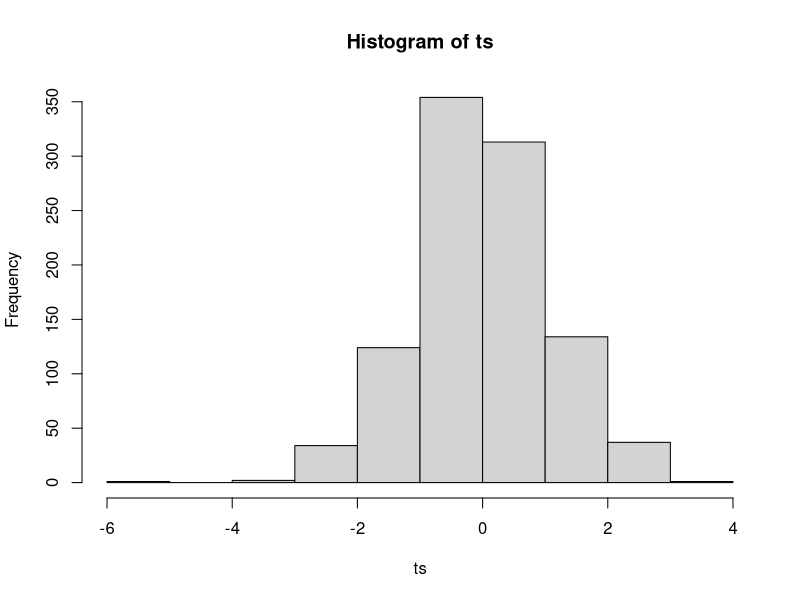
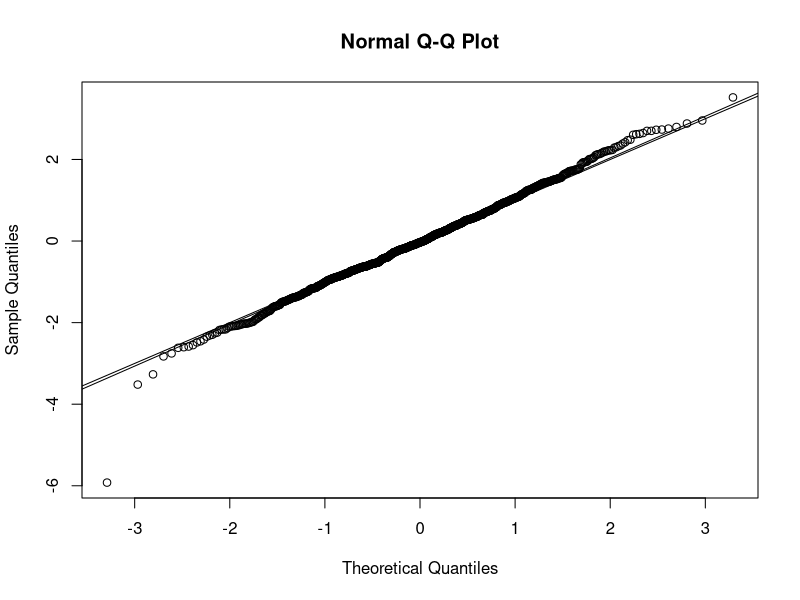
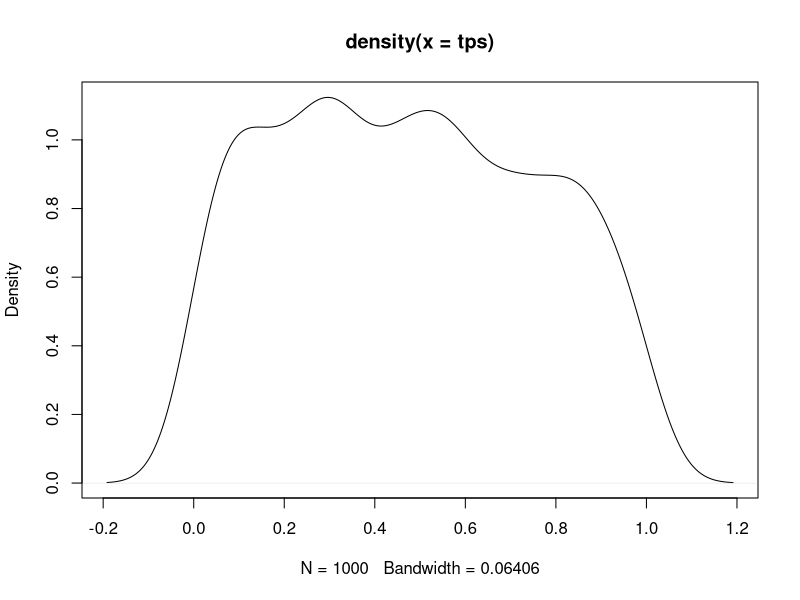
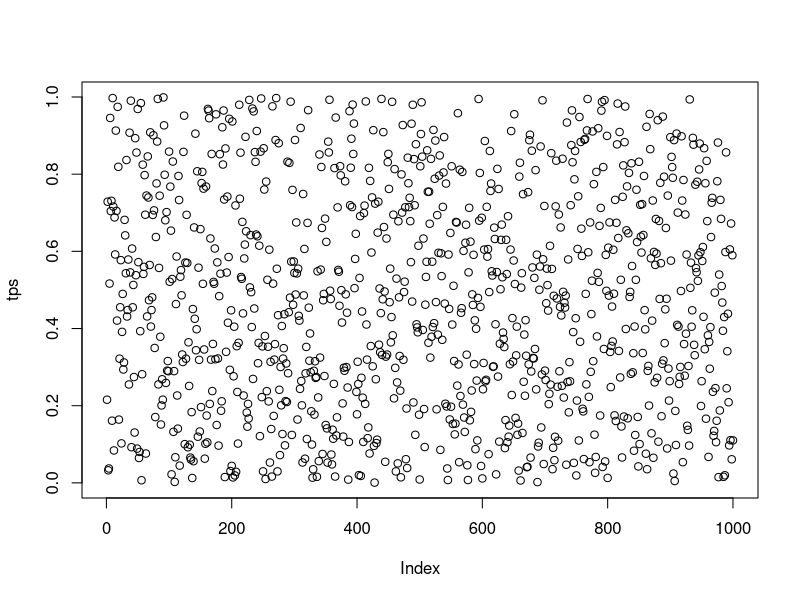
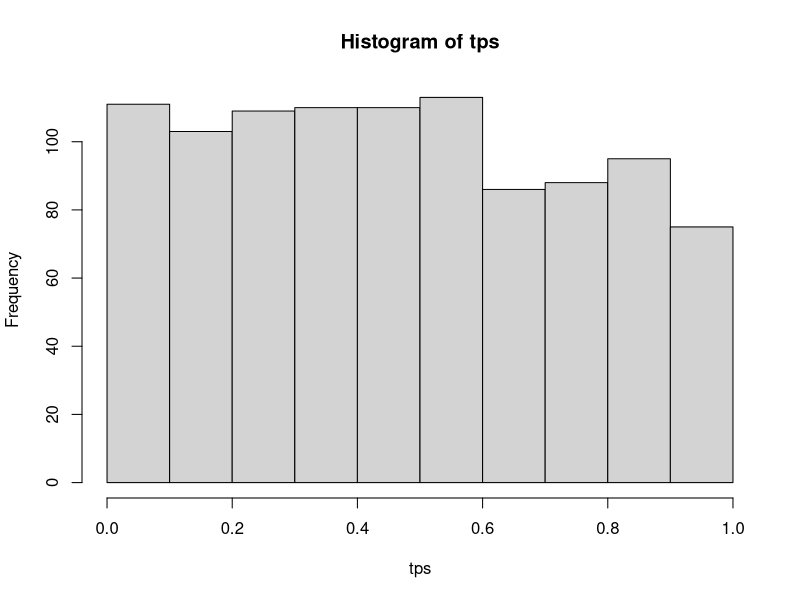
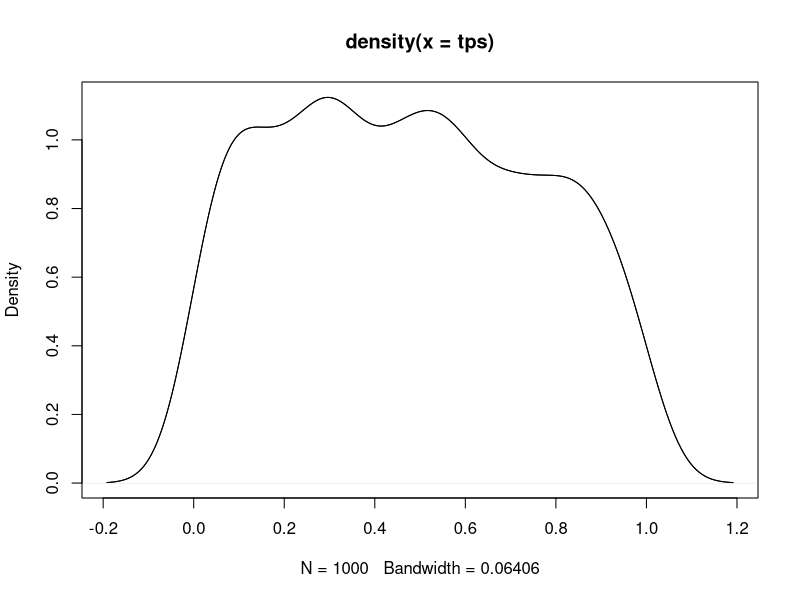
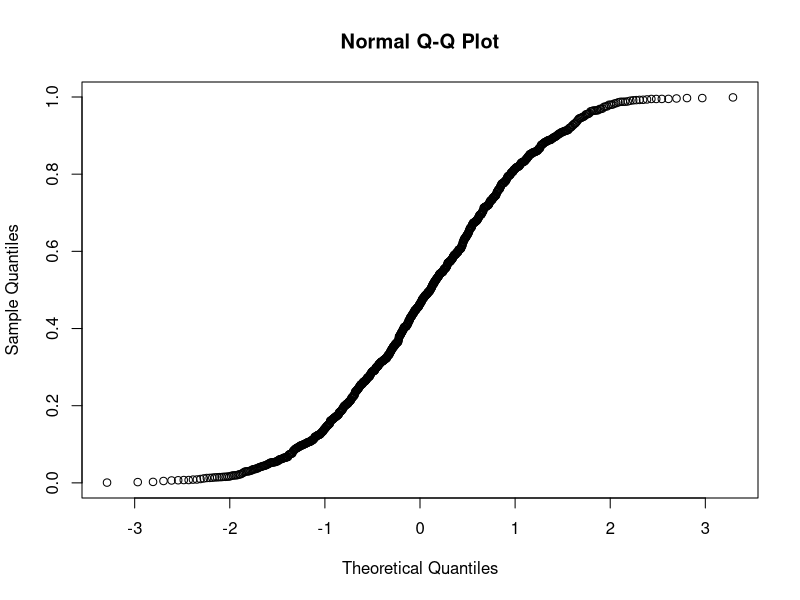
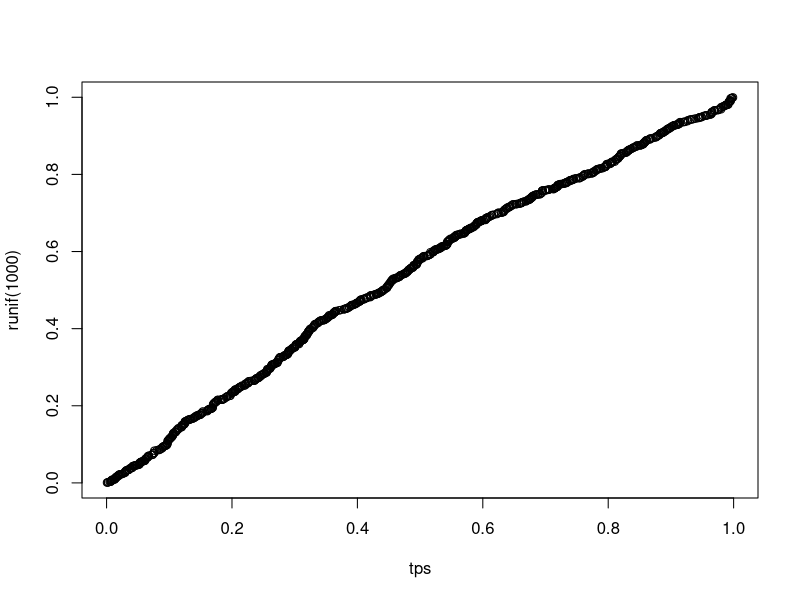

Reproduce these figures in R, in order.
x <- rnorm(100)
y <- rnorm(100)
ttest <- t.test(x, y)
ttest$statistic

ts <- replicate(1000, t.test(rnorm(10), rnorm(10))$statistic)
hist(ts)
range(ts)
qqnorm(ts)
qqline(ts)
abline(0,1)
probs <- c(0.9, 0.95, 0.99)
quantile(ts, probs)
qt(probs,df = 18)
qnorm(probs)


t.test(x, y, var.equal = FALSE)

tps <- replicate(1000, t.test(rnorm(10), rnorm(10))$p.value)
plot(density(tps))
tps
plot(tps)
hist(tps)
plot(density(tps))
lines(density(tps))
qqnorm(tps)
qqplot(tps, runif(1000))
